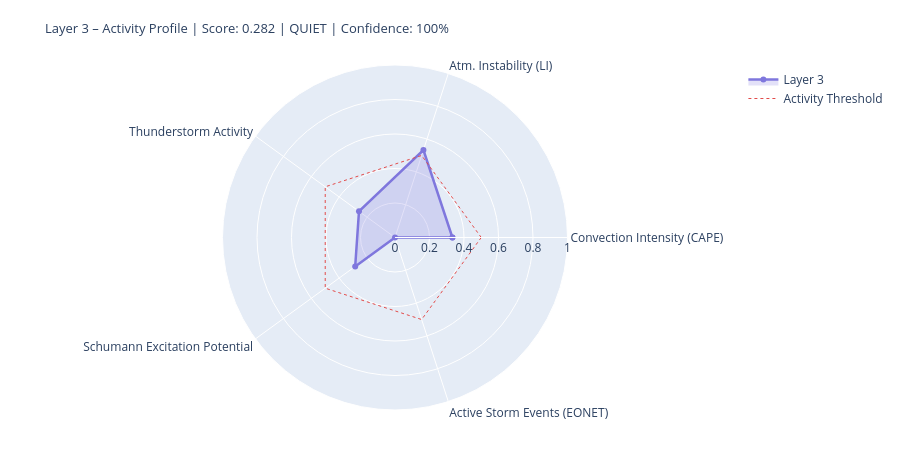

This figure's notebook cell:
### Markdown cell above
---
## 4. State Assessment & Handoff to Layer 4/5

### Code cell
# ============================================================
# LAYER-3-SCORE
# Five dynamic components
# ============================================================

def norm(v, lo, hi):
    if v is None or (isinstance(v, float) and math.isnan(v)): return None
    return round(max(0.0, min(1.0, (v - lo) / (hi - lo))), 4)

# --- 1) Convection intensity (global CAPE mean) ---
cape_mean = df_atm['cape'].dropna().mean() if not df_atm.empty else None
conv_score = norm(cape_mean, 0, 3000)
conv_src   = 'primary' if cape_mean is not None else 'missing'

# --- 2) Atmospheric instability (LI mean) ---
li_mean   = df_atm['li'].dropna().mean() if not df_atm.empty else None
# Negative LI = unstable → higher score
instab_score = norm(-li_mean if li_mean is not None else None, -6, 6)
instab_src   = 'primary' if li_mean is not None else 'missing'

# --- 3) Thunderstorm activity (mean thunder score + WMO count) ---
thunder_mean = df_atm['thunder_score'].mean() if not df_atm.empty else None
n_thunder    = int(df_atm['thunderstorm'].sum()) if not df_atm.empty else 0
thunder_score_val = norm(
    (thunder_mean or 0) * 0.7 + n_thunder * 0.1, 0, 1.0
) if thunder_mean is not None else None
thunder_src = 'primary'

# --- 4) Schumann excitation potential (weighted Schumann contribution) ---
schumann_pot = df_atm['schumann_contribution'].mean() if not df_atm.empty else None
# Boosted by Layer-2 thunderstorm trigger
if schumann_pot is not None and l2_thunder:
    schumann_pot = min(1.0, schumann_pot * 1.2)
schumann_score = norm(schumann_pot, 0, 1.0) if schumann_pot is not None else None
schumann_src   = 'derived'

# --- 5) Storm activity (NASA EONET) ---
# Distinction: None = data not loaded, 0.0 = loaded but no events
storm_score = None
storm_src   = 'missing'
if raw.get('storms') is not None:          # API reached successfully
    storm_score = norm(len(storm_events), 0, 30) if storm_events else 0.0
    storm_src   = 'primary'

# X-Ray and Kp: context only, not in dynamic score
# (X-Ray = Layer-0/4 driver; Kp = geomagnetic index, not a lightning proxy)
xray_context = None
if raw.get('xray'):
    df_xc = pd.DataFrame(raw['xray'])
    fc = next((c for c in df_xc.columns
               if any(k in c.lower() for k in ['flux','long']) and 'time' not in c.lower()),
              df_xc.columns[1])
    df_xc[fc] = pd.to_numeric(df_xc[fc], errors='coerce')
    xray_last = df_xc[fc].dropna().iloc[-1] if not df_xc[fc].dropna().empty else None
    if xray_last:
        xray_class = ('X' if xray_last>=1e-4 else 'M' if xray_last>=1e-5
                      else 'C' if xray_last>=1e-6 else 'B')
        xray_context = {'flux': float(xray_last), 'class': xray_class}
        print(f'X-Ray context: {xray_class}-class ({xray_last:.2e} W/m²)')

# --- Aggregate ---
COMPONENTS = {
    'Convection Intensity (CAPE)':  {'score': conv_score,       'source': conv_src,    'dynamic': True},
    'Atm. Instability (LI)':         {'score': instab_score,     'source': instab_src,  'dynamic': True},
    'Thunderstorm Activity':              {'score': thunder_score_val, 'source': thunder_src, 'dynamic': True},
    'Schumann Excitation Potential':   {'score': schumann_score,   'source': schumann_src,'dynamic': True},
    'Active Storm Events (EONET)': {'score': storm_score,      'source': storm_src,   'dynamic': True},
}

available   = {k: v['score'] for k, v in COMPONENTS.items() if v['score'] is not None}
unavailable = [k for k, v in COMPONENTS.items() if v['score'] is None]
layer3_score = round(sum(available.values()) / len(available), 4) if available else None
confidence   = round(len(available) / len(COMPONENTS), 2)
level = ('unknown' if layer3_score is None
         else 'quiet'   if layer3_score < 0.3
         else 'moderate' if layer3_score < 0.6
         else 'active')
dominant_l3 = max(available, key=available.get) if available else 'none'

# --- Ausgabe ---
W = 68
print('=' * W)
print('LAYER 3 – ATMOSPHERE / WEATHER / THUNDERSTORMS – STATE ASSESSMENT')
print('=' * W)
for name, comp in COMPONENTS.items():
    s = comp['score']
    if s is not None:
        bar = '█' * int(s * 20) + '░' * (20 - int(s * 20))
        print(f'  {name:<36} {bar}  {s:.3f}  [{comp["source"]}]')
    else:
        print(f'  {name:<36} {"─" * 20}  n/a   [missing]')
print('-' * W)
print(f'  Score:        {layer3_score:.3f}  ({len(available)}/{len(COMPONENTS)} components)')
print(f'  Confidence:   {confidence:.0%}')
print(f'  Level:        {level.upper()}')
print(f'  Dominant:     {dominant_l3}')
print(f'  CAPE mean:    {cape_mean:.0f} J/kg' if cape_mean else '  CAPE mean:    n/a')
print(f'  LI mean:      {li_mean:.1f} K' if li_mean is not None else '  LI mean:      n/a')
print(f'  Thunderstorms:{n_thunder} points (WMO)  +  {len(storm_events)} NASA EONET')
print('=' * W)

# Radar
cats   = list(available.keys())
vals_r = list(available.values())
if len(cats) >= 3:
    fig = go.Figure()
    fig.add_trace(go.Scatterpolar(
        r=vals_r + [vals_r[0]], theta=cats + [cats[0]],
        fill='toself', fillcolor='rgba(127,119,221,0.22)',
        line=dict(color='#7F77DD', width=2.5), name='Layer 3'
    ))
    fig.add_trace(go.Scatterpolar(
        r=[0.5] * (len(cats)+1), theta=cats + [cats[0]],
        line=dict(color='#E24B4A', dash='dot', width=1),
        mode='lines', name='Activity Threshold'
    ))
    fig.update_layout(
        title=dict(
            text=f'Layer 3 – Activity Profile | Score: {layer3_score:.3f} | {level.upper()} | Confidence: {confidence:.0%}',
            font=dict(size=13)
        ),
        polar=dict(radialaxis=dict(visible=True, range=[0, 1])),
        height=450, showlegend=True,
        margin=dict(l=60, r=60, t=65, b=40)
    )
    fig.show()

### Figure 1 — Plotly figure (JSON) as saved in the notebook; plotly's stock layout.template omitted (floating-point values rounded to 4 significant figures)
{"data": [{"fill": "toself", "fillcolor": "rgba(127,119,221,0.22)", "line": {"color": "#7F77DD", "width": 2.5}, "name": "Layer 3", "r": [0.3328, 0.5333, 0.258, 0.2852, 0.0, 0.3328], "theta": ["Convection Intensity (CAPE)", "Atm. Instability (LI)", "Thunderstorm Activity", "Schumann Excitation Potential", "Active Storm Events (EONET)", "Convection Intensity (CAPE)"], "type": "scatterpolar"}, {"line": {"color": "#E24B4A", "dash": "dot", "width": 1}, "mode": "lines", "name": "Activity Threshold", "r": [0.5, 0.5, 0.5, 0.5, 0.5, 0.5], "theta": ["Convection Intensity (CAPE)", "Atm. Instability (LI)", "Thunderstorm Activity", "Schumann Excitation Potential", "Active Storm Events (EONET)", "Convection Intensity (CAPE)"], "type": "scatterpolar"}], "layout": {"height": 450, "margin": {"b": 40, "l": 60, "r": 60, "t": 65}, "polar": {"radialaxis": {"range": [0, 1], "visible": true}}, "showlegend": true, "title": {"font": {"size": 13}, "text": "Layer 3 – Activity Profile | Score: 0.282 | QUIET | Confidence: 100%"}}}
